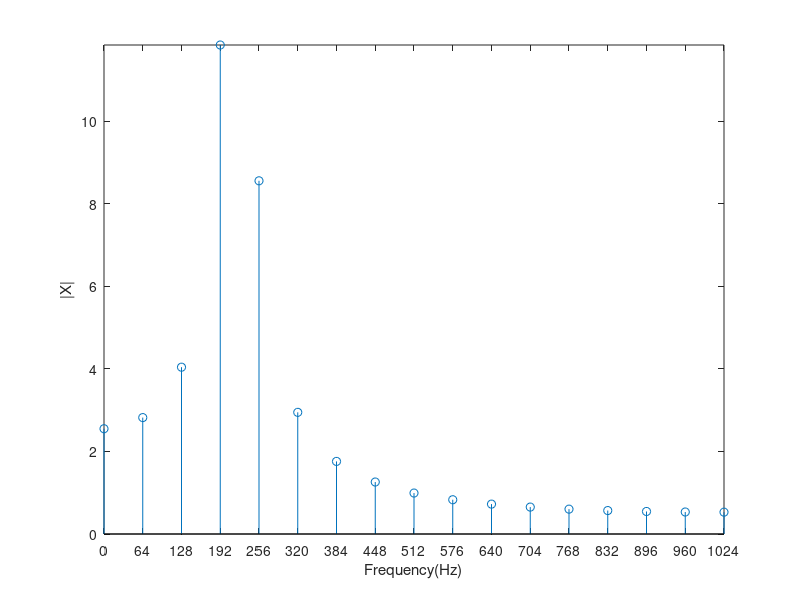

The MATLAB source for this figure:
f = 220;  
fs = 2048;
N = 32;
dt = 1/fs;
T = (0 : N-1) * dt;

x = sin(2 * pi *f * T);

FFT = fft(x);

freq_range = [0 : fs / N : fs/2];

stem(freq_range, abs(FFT(1: length(freq_range))));

axis tight;
xlabel('Frequency(Hz)')
ylabel('|X|')
set(gca, 'xtick', freq_range); %设置x轴步长